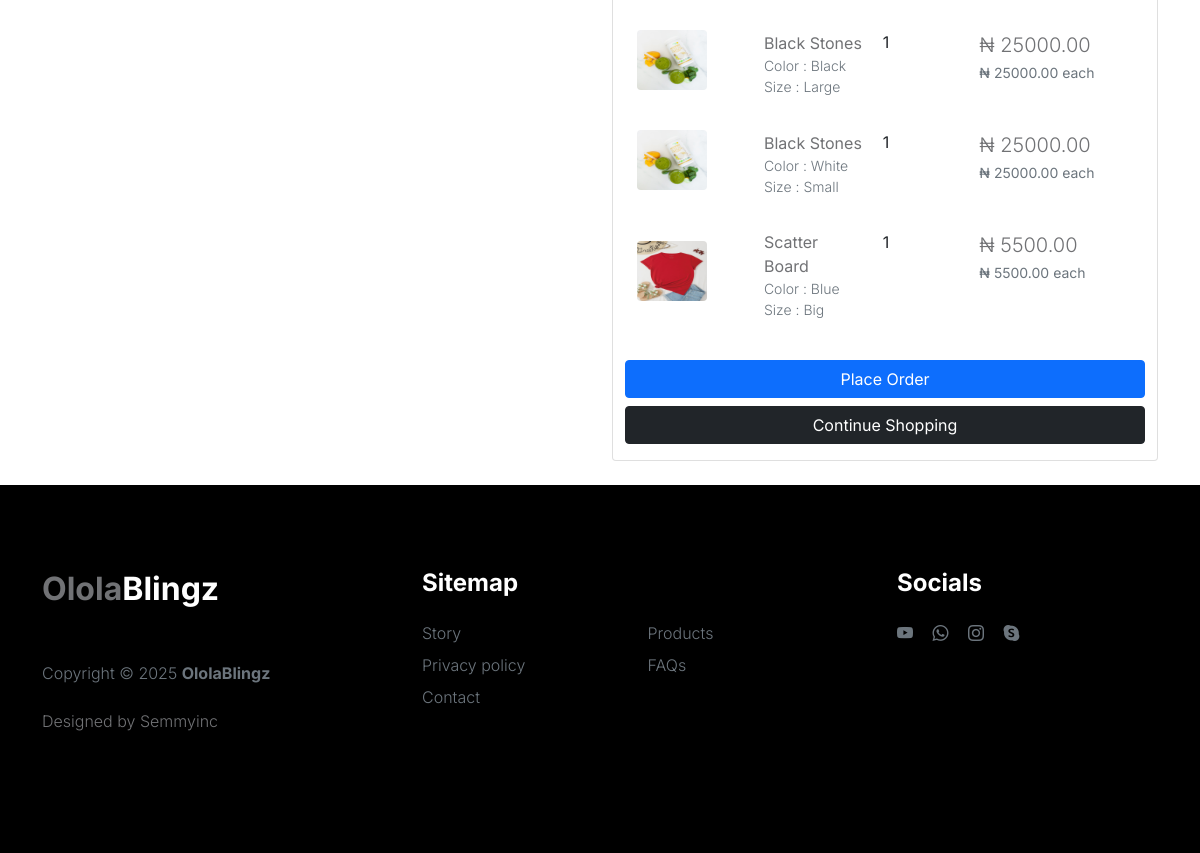
The app's page /payment/checkout/ (signed in, lower part), older data.
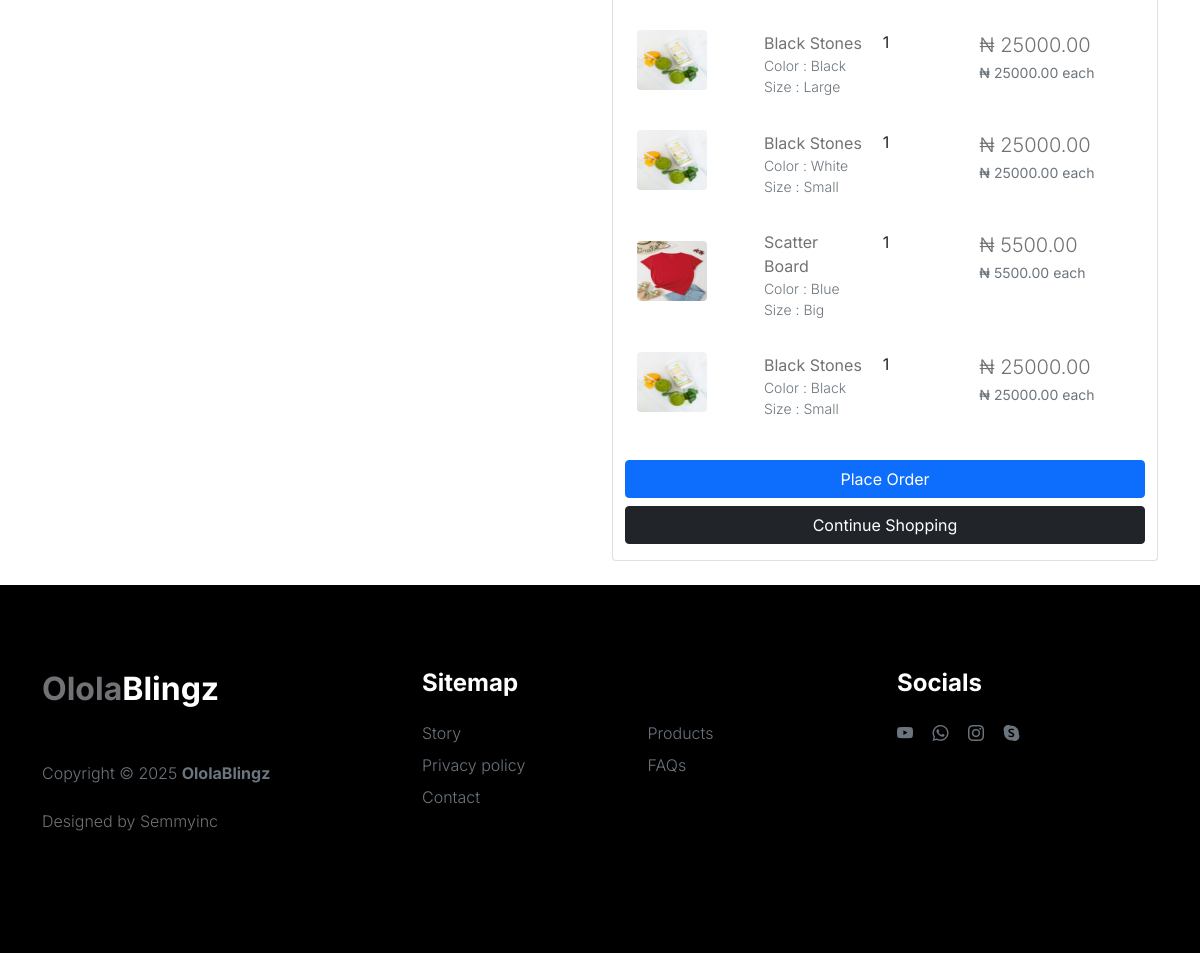
The same page, newer data.
### cart/models.py (models this page shows, shortened)
class CartItem(models.Model):
    user = models.ForeignKey(Users, on_delete=models.CASCADE, null=True, blank=True)
    product = models.ForeignKey(Product, on_delete=models.CASCADE)
    variations = models.ManyToManyField(Variation, blank=True)
    cart = models.ForeignKey(Cart, on_delete=models.CASCADE, null=True)
    quantity = models.IntegerField()
    is_active = models.BooleanField(default=True)
    def sub_total(self):
        if self.product.promo:
            return self.product.promo_price * self.quantity
        else:
            return self.product.price * self.quantity

### product/models.py (models this page shows, shortened)
class Product(models.Model):
    product_name = models.CharField(max_length=50)
    slug = models.SlugField()
    category = models.ForeignKey(Category, on_delete=models.CASCADE, null=True, blank=True)
    description = models.TextField()
    promo = models.BooleanField(default=False)
    price = models.DecimalField(max_digits=7, decimal_places=2)
    promo_price = models.DecimalField(max_digits=7, decimal_places=2)
    image = models.ImageField(upload_to='uploads/product_picture', default='default.jpg')
    available = models.BooleanField(default=True, blank=True, null=True)
    created_at = models.DateTimeField(auto_now_add=True, blank=True, null=True)
    modified_at = models.DateTimeField(auto_now=True, blank=True, null=True)
    stock_level = models.IntegerField(blank=True, null=True)
    def get_slug_url(self):
        return reverse('product_detail', args=[self.category.slug, self.slug])

class Variation(models.Model):
    product = models.ForeignKey(Product, on_delete=models.CASCADE)
    variation_category = models.CharField(max_length=255, choices=variation_category_choice)
    variation_value = models.CharField(max_length=255)
    is_active = models.BooleanField(default=True)
    created_at = models.DateTimeField(auto_now=True)
    objects = VariationManager()

### payment/views.py (the view)
# urls.py: path("checkout/", views.checkout, name='checkout'),
@login_required(login_url='login')
def checkout(request, quantity=0, total=0, cart_items=None):
    if request.user.is_authenticated:
        cart_items = CartItem.objects.filter(user=request.user, is_active=True)
    else:
        cart = Cart.objects.get(cart_id=_cart_id(request))
        cart_items = CartItem.objects.filter(cart=cart, is_active=True)
    tax = 0
    grand_total = 0
    for cart_item in cart_items:
        quantity += cart_item.quantity
        if cart_item.product.promo:
            total += (cart_item.product.promo_price)*cart_item.quantity
        else:
            total += (cart_item.product.price)*cart_item.quantity
    tax = (5 * total)/100
    grand_total = total + tax
    context = {'cart_items':cart_items, 'grand_total':grand_total, 'tax':tax, 'total':total, 'quantity':quantity}
    return render(request, 'payment/checkout.html', context)

### cart/context_processors.py (called while the page is built)
def cart_counter(request):
    cart_count = 0
    if 'admin' in request.path:
        return {}
    else:
        try:
            if request.user.is_authenticated:
                cart_items = CartItem.objects.all().filter(user=request.user)
            else:
                cart = Cart.objects.filter(cart_id=_cart_id(request))
                cart_items = CartItem.objects.all().filter(cart=cart[:1])
            for cart_item in cart_items:
                cart_count += cart_item.quantity
        except Cart.DoesNotExist:
            cart_count = 0
    return dict(cart_count=cart_count)

### product/context_processors.py (called while the page is built)
def category_menu_links(request):
    links = Category.objects.all()
    return dict(links=links)

### product/models.py (called while the page is built)
    def get_slug_url(self):
        return reverse('products_by_category', args=[self.slug])

### templates/payment/checkout.html (shortened to what the changed rows need)
{% extends 'base.html' %}
{% block content %}
{% load static %}
<section class="section-content padding-y bg">
    <div class="container">
        <br><br><br><br><br>
        <form action="{% url 'create_order' %}" method="POST">
            <div class="row">
                <aside class="col-lg-6">
                    <div class="card">
                    <div class="card-body">
                        <p class="card-text">
                                <table class="table table-borderless">
                                    <tbody>
                                        {% if cart_items %}
                                            {% for cart_item in cart_items %}
                                                <tr>
                                                    <td scope="row g-0">
                                                        <div class="row align-items-center">
                                                            <div class="col">
                                                                <figure>
                                                                    <div><img src="{{cart_item.product.image.url}}" class="figure-img img-fluid rounded" alt="product image" style="width: 70px; height: 60px;"></div>
                                                                </figure>
                                                            </div>
                                                            <div class="col">
                                                                <figcaption class="info">
                                                                        <a href="{{cart_item.product.get_slug_url}}">{{cart_item.product.product_name}}</a>
                                                                        <p class="text-muted small">
                                                                            {% if cart_item.variations.all %}
                                                                                {% for item in cart_item.variations.all %}
                                                                                    {{ item.variation_category | capfirst }} : {{ item.variation_value | capfirst }} <br>
                                                                                {% endfor %}
                                                                            {% endif %}
                                                                        </p>
                                                                    </figcaption>
                                                            </div>
                                                    </td>
                                                    <td align="">
                                                        {{cart_item.quantity}}
                                                    </td>
                                                    <td>
                                                        {% if cart_item.product.promo %}
                                                            <div>
                                                                <p class="mb-0">&#8358 {{cart_item.sub_total}}</p>
                                                                <small class="text-muted mt-0">&#8358 {{cart_item.product.promo_price}} each</small>
                                                            </div>
                                                        {% else %}
                                                            <div>
                                                                <p class="mb-0">&#8358 {{cart_item.sub_total}}</p>
                                                                <small class="text-muted mt-0">&#8358 {{cart_item.product.price}} each</small>
                                                            </div>
                                                        {% endif %}
                                                    </td>
                                                </tr>
                                            {% endfor %}
                                        {% endif %}
                                    </tbody>
                                </table>
                        </p>
                    </div>
                    </div>
                </aside>
            </div>
        </form>
    </div>
</section>
<br>
{% endblock %}

Row changes from the older to the newer data that the page shows:
added CartItem: product.image (picture), product.product_name "Black Stones", quantity "1", sub_total "25000.00", product.price "25000.00", Variation (variation_category "Color", variation_value "Black"), Variation (variation_category "Size", variation_value "Small")
